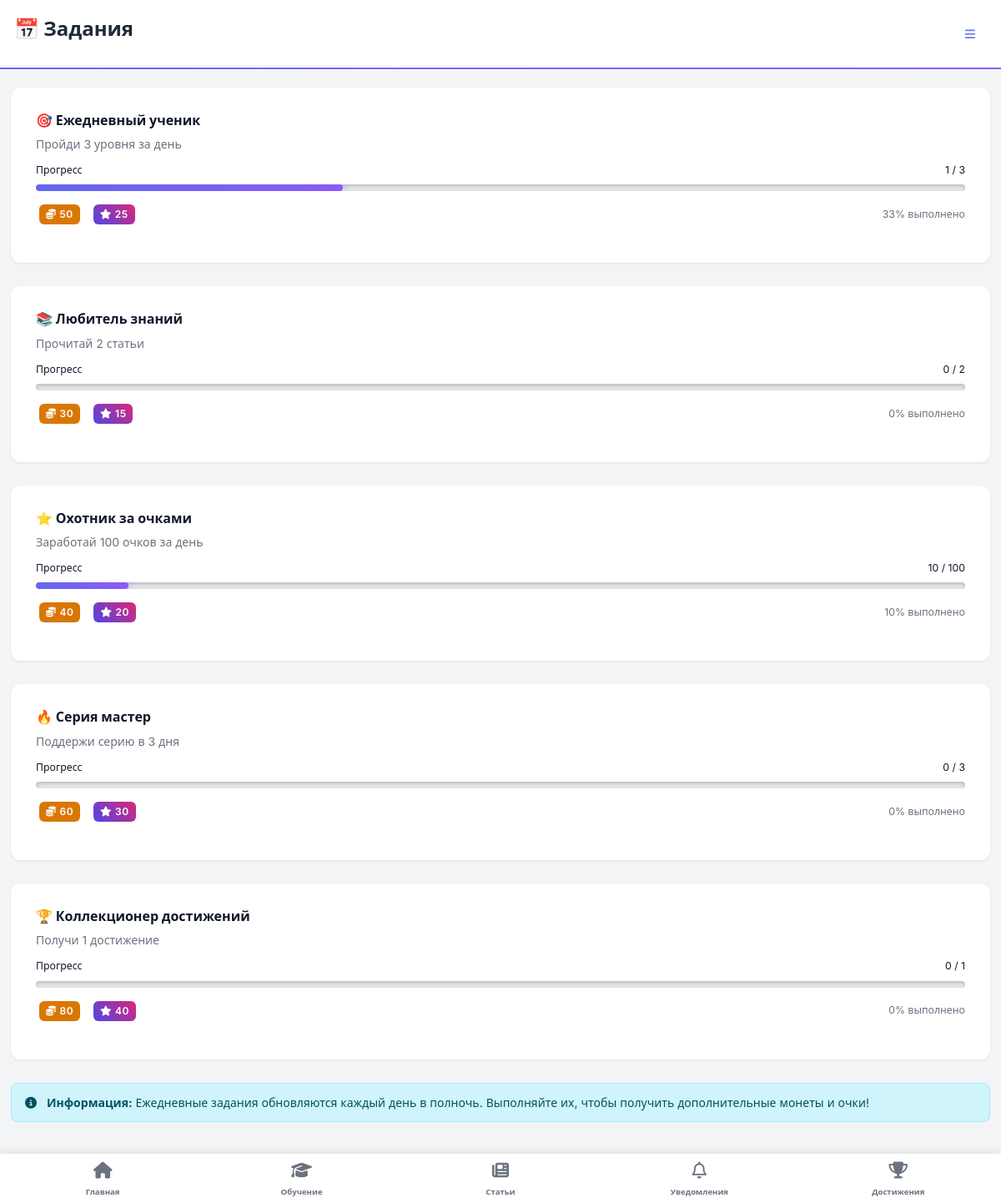
The page /daily-quests/ (signed in) on the database as committed earlier.
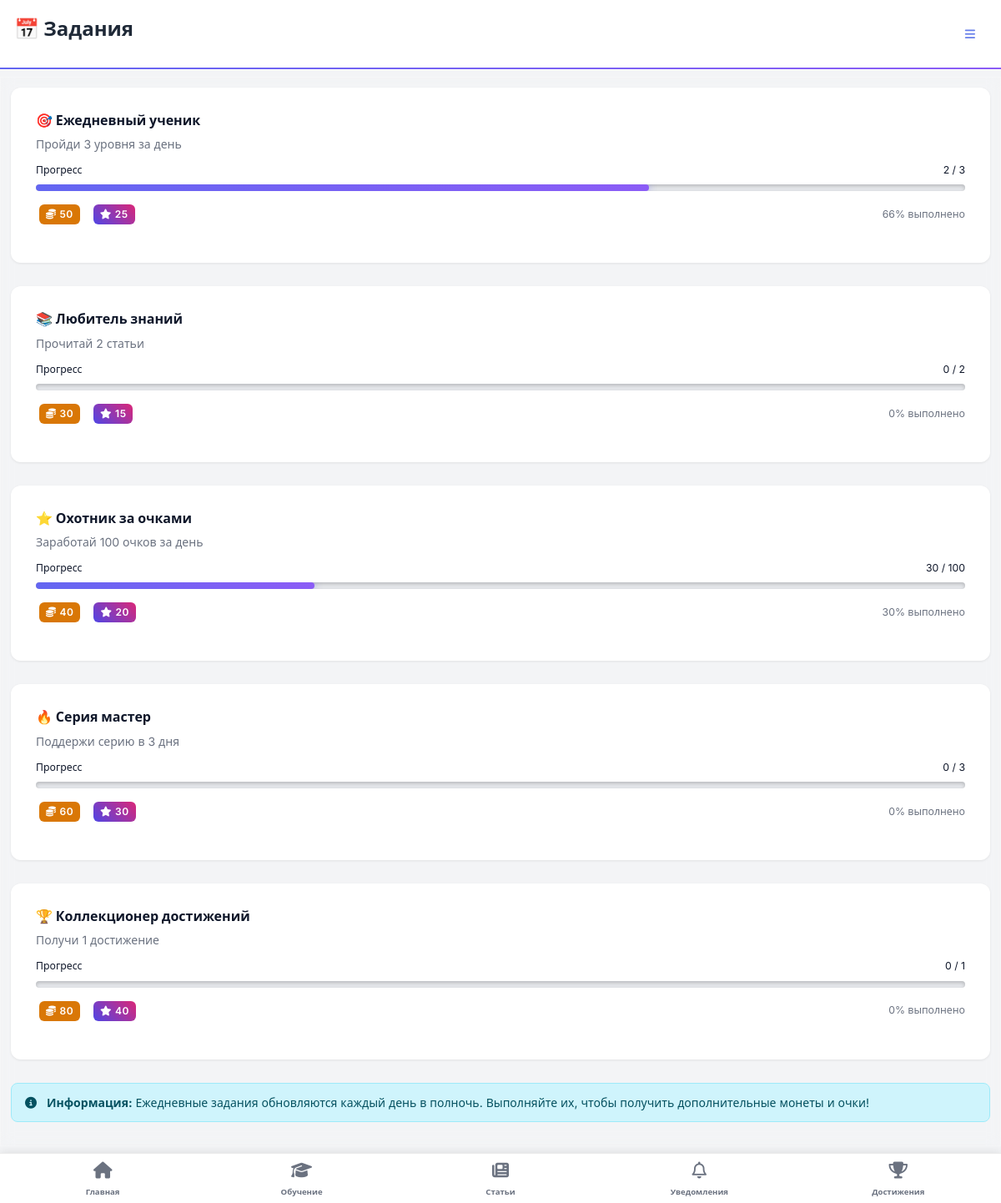
The same page on the database as committed later.
### game/models.py (models this page shows, shortened)
class DailyQuest(models.Model):
    QUEST_TYPES = [
        ('levels_completed', 'Пройди уровни'),
        ('articles_read', 'Прочитай статьи'),
        ('points_earned', 'Заработай очки'),
        ('streak_days', 'Поддержи серию'),
        ('achievements_earned', 'Получи достижения'),
    ]
    title = models.CharField(max_length=100)
    description = models.TextField()
    quest_type = models.CharField(max_length=20, choices=QUEST_TYPES)
    target_value = models.IntegerField()  # Целевое значение для выполнения
    reward_coins = models.IntegerField()  # Награда в монетах
    reward_points = models.IntegerField(default=0)  # Дополнительные очки
    is_active = models.BooleanField(default=True)
    created_at = models.DateTimeField(auto_now_add=True)

class UserDailyProgress(models.Model):
    user = models.ForeignKey('accounts.User', on_delete=models.CASCADE)
    quest = models.ForeignKey(DailyQuest, on_delete=models.CASCADE)
    current_progress = models.IntegerField(default=0)
    completed_at = models.DateTimeField(null=True, blank=True)
    date = models.DateField(auto_now_add=True)
    class Meta:
        unique_together = ('user', 'quest', 'date')
        verbose_name = "Прогресс по ежедневному заданию"
        verbose_name_plural = "Прогресс по ежедневным заданиям"

### game/views.py (the view)
# urls.py: path('daily-quests/', views.daily_quests, name='daily_quests'),  # /daily-quests/
@login_required
def daily_quests(request):
    user_quests = get_daily_quests_for_user(request.user)
    return render(request, 'game/daily_quests.html', {
        'user_quests': user_quests,
    })

### accounts/models.py (called while the page is built)
    def get_avatar_display(self):
        if self.avatar:
            return self.avatar.url
        elif self.default_avatar:
            return f"/static/avatars/default/{self.default_avatar}.svg"
        else:
            return None

### game/context_processors.py (called while the page is built)
def notifications_context(request):
    try:
        if request.user.is_authenticated:
            return {
                'unread_notifications_count': Notification.objects.filter(
                    user=request.user,
                    is_read=False
                ).count()
            }
    except Exception:
        pass
    return {'unread_notifications_count': 0}

def mobile_view_context(request):
    user_agent = request.META.get('HTTP_USER_AGENT', '').lower()
    mobile_keywords = [
        'mobile', 'android', 'iphone', 'ipod', 'ipad',
        'blackberry', 'windows phone', 'webos', 'opera mini',
        'iemobile', 'mobile safari'
    ]
    is_mobile = any(keyword in user_agent for keyword in mobile_keywords)
    if 'force_mobile_view' in request.session:
        is_mobile = request.session['force_mobile_view']
    return {
        'mobile_view': is_mobile
    }

### templates/game/daily_quests.html (shortened to what this page needs)
{% extends 'base.html' %}
{% block page_title %}📅 Задания{% endblock %}
{% block content %}
{% if user_quests %}
  <div class="row g-3">
    {% for quest_data in user_quests %}
      <div class="col-12 col-md-6 col-lg-4">
        <div class="card h-100 quest-card {% if quest_data.is_completed %}border-success{% endif %}">
          <div class="card-body">
            <div class="d-flex justify-content-between align-items-start mb-2">
              <h6 class="card-title mb-0 quest-title">{{ quest_data.quest.title }}</h6>
            </div>
            <p class="text-muted small mb-3 quest-description">{{ quest_data.quest.description }}</p>
            <div class="mb-3">
              <div class="d-flex justify-content-between small mb-1 quest-progress-text">
                <span>Прогресс</span>
                <span>{{ quest_data.progress.current_progress|default:0 }} / {{ quest_data.quest.target_value }}</span>
              </div>
              <div class="progress quest-progress" style="height: 8px;">
                <div class="progress-bar {% if quest_data.is_completed %}bg-success{% else %}bg-primary{% endif %}"
                     role="progressbar"
                     style="width: {{ quest_data.progress_percent }}%;">
                </div>
              </div>
            </div>
            <div class="d-flex justify-content-between align-items-center quest-rewards">
              <div class="d-flex gap-2">
                {% if quest_data.quest.reward_coins > 0 %}
                  <span class="badge bg-warning text-white quest-reward-badge">
                    <i class="fa-solid fa-coins me-1"></i>{{ quest_data.quest.reward_coins }}
                  </span>
                {% endif %}
                {% if quest_data.quest.reward_points > 0 %}
                  <span class="badge bg-primary quest-reward-badge">
                    <i class="fa-solid fa-star me-1"></i>{{ quest_data.quest.reward_points }}
                  </span>
                {% endif %}
              </div>
              {% if quest_data.is_completed %}
                <small class="text-success quest-status">
                  <i class="fa-solid fa-check-circle me-1"></i>Награда получена
                </small>
              {% else %}
                <small class="text-muted quest-status">
                  {{ quest_data.progress_percent }}% выполнено
                </small>
              {% endif %}
            </div>
          </div>
        </div>
      </div>
    {% endfor %}
  </div>
{% else %}
  <div class="text-center py-5">
    <i class="fa-solid fa-calendar-day text-muted quest-empty-icon"></i>
    <p class="text-muted mt-3 quest-empty-text">Ежедневные задания скоро появятся!</p>
  </div>
{% endif %}
<div class="mt-4">
  <div class="alert alert-info quest-info">
    <i class="fa-solid fa-info-circle me-2"></i>
    <strong>Информация:</strong> Ежедневные задания обновляются каждый день в полночь.
    Выполняйте их, чтобы получить дополнительные монеты и очки!
  </div>
</div>
{% endblock %}

Rows that differ between the two databases and show on the page:
changed through a linked row, DailyQuest "🎯 Ежедневный ученик": progress.current_progress "1" → "2"; {{ quest_data.progress_percent }} 33 → 66 (drawn); progress_percent "33" → "66"
changed through a linked row, DailyQuest "⭐ Охотник за очками": progress.current_progress "10" → "30"; {{ quest_data.progress_percent }} 10 → 30 (drawn); progress_percent "10" → "30"
